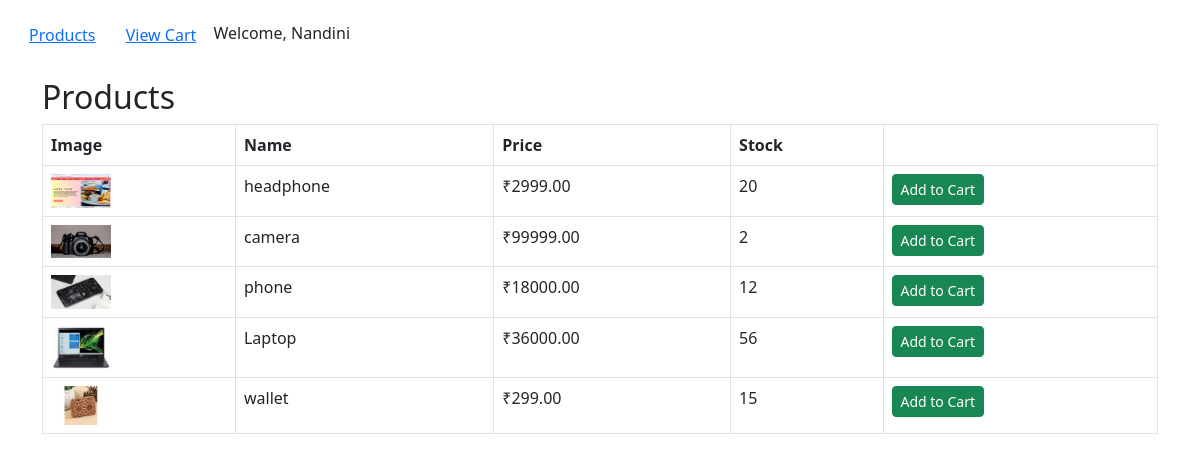
The page /products/ (signed in) on the database its author committed.
### shop/models.py (models this page shows)
class User(AbstractUser):
    role = models.CharField(max_length=10, default='user')

class Product(models.Model):
    name = models.CharField(max_length=100)
    price = models.DecimalField(max_digits=10, decimal_places=2)
    stock = models.IntegerField()
    category = models.CharField(max_length=50, blank=True)
    image = models.ImageField(upload_to='products/', blank=True, null=True)

### shop/views.py (the view)
# urls.py: path('products/', views.product_list, name='product_list'),
def product_list(request):
    products = Product.objects.all()
    return render(request, 'products.html', {'products': products})

### templates/products.html
{% extends 'base.html' %}
{% block content %}
<h2>Products</h2>
<table class="table table-bordered">
  <tr><th>Image</th><th>Name</th><th>Price</th><th>Stock</th><th></th></tr>
  {% for p in products %}
  <tr>
    <td>{% if p.image %}<img src="{{ p.image.url }}" width="60">{% endif %}</td>
    <td>{{ p.name }}</td>
    <td>₹{{ p.price }}</td>
    <td>{{ p.stock }}</td>
    <td><a href="{% url 'add_to_cart' p.id %}" class="btn btn-sm btn-success">Add to Cart</a></td>
  </tr>
  {% endfor %}
</table>
{% endblock %}

### templates/base.html (shortened to what this page needs)
<!DOCTYPE html>
<html>
<head>
  <link rel="stylesheet" href="https://cdn.jsdelivr.net/npm/bootstrap@5.3.0/dist/css/bootstrap.min.css">
</head>
<body class="p-3">
  <nav class="mb-4">
    <a href="{% url 'product_list' %}" class="btn btn-link">Products</a>
    <a href="/view-cart/" class="btn btn-link">View Cart</a>
    {% if user.is_authenticated %}
      <span>Welcome, {{ user.username }}</span>
    {% endif %}
  </nav>
  <div class="container">
    {% block content %}{% endblock %}
  </div>
</body>
</html>

### rows shown on the page
User: username "Nandini"
Product: image (picture), name "headphone", price "2999.00", stock "20"
Product: image (picture), name "camera", price "99999.00", stock "2"
Product: image (picture), name "phone", price "18000.00", stock "12"
Product: image (picture), name "Laptop", price "36000.00", stock "56"
Product: image (picture), name "wallet", price "299.00", stock "15"
